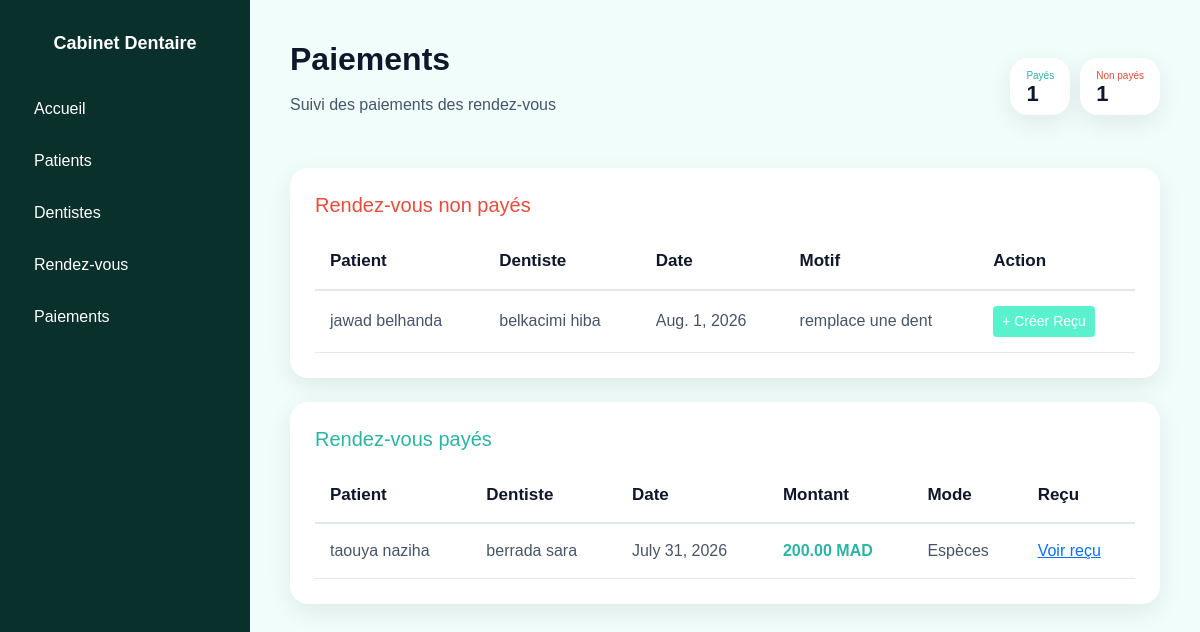
The page /paiements/ on the database its author committed.
### cabinet/models.py (models this page shows, shortened)
class Rendezvous(models.Model):
    patient = models.ForeignKey(Patient, on_delete=models.CASCADE)
    dentiste = models.ForeignKey(Dentiste, on_delete=models.CASCADE)
    date = models.DateField()
    heure = models.TimeField()
    motif = models.TextField()
    statut = models.CharField(max_length=50, default="En attente")

class Patient(models.Model):
    nom = models.CharField(max_length=100)
    prenom = models.CharField(max_length=100)
    telephone = models.CharField(max_length=20)
    email = models.EmailField()
    date_naissance = models.DateField()
    def __str__(self):
        return self.nom + " " + self.prenom

class Dentiste(models.Model):
    nom = models.CharField(max_length=100)
    specialite = models.CharField(max_length=100)
    telephone = models.CharField(max_length=20)
    email = models.EmailField()
    def __str__(self):
        return self.nom

class Recu(models.Model):
    rendezvous    = models.OneToOneField(Rendezvous, on_delete=models.CASCADE)
    montant       = models.DecimalField(max_digits=8, decimal_places=2)
    date_paiement = models.DateField(auto_now_add=True)
    mode_paiement = models.CharField(max_length=50, choices=[
        ('especes', 'Espèces'),
        ('carte', 'Carte bancaire'),
        ('virement', 'Virement'),
    ], default='especes')

### cabinet/views.py (the view)
# urls.py: path('paiements/', views.paiements, name='paiements_liste'),
def paiements(request):
    rdv_payes   = Rendezvous.objects.filter(recu__isnull=False)
    rdv_impayes = Rendezvous.objects.filter(recu__isnull=True)
    return render(request, 'cabinet/paiements.html', {
        'rdv_payes':   rdv_payes,
        'rdv_impayes': rdv_impayes,
    })

### cabinet/templates/cabinet/paiements.html
{% extends 'cabinet/base.html' %}
{% block content %}
<div class="page-header">
    <div>
        <h1 class="page-title">Paiements</h1>
        <p class="page-subtitle">Suivi des paiements des rendez-vous</p>
    </div>
    <div style="display: flex; gap: 10px;">
        <div class="table-card" style="padding: 10px 16px; display: flex; align-items: center; gap: 10px;">
            <div>
                <p style="font-size: 10px; color: #2BB3A3; font-weight: 500; margin: 0;">Payés</p>
                <p style="font-size: 22px; font-weight: 700; color: #0F172A; margin: 0; line-height: 1;">{{ rdv_payes.count }}</p>
            </div>
        </div>
        <div class="table-card" style="padding: 10px 16px; display: flex; align-items: center; gap: 10px;">
            <div>
                <p style="font-size: 10px; color: #e74c3c; font-weight: 500; margin: 0;">Non payés</p>
                <p style="font-size: 22px; font-weight: 700; color: #0F172A; margin: 0; line-height: 1;">{{ rdv_impayes.count }}</p>
            </div>
        </div>
    </div>
</div>
<div class="table-card">
    <h5 style="color: #e74c3c; margin-bottom: 1rem;"> Rendez-vous non payés</h5>
    <table class="patient-table">
        <thead>
            <tr>
                <th>Patient</th>
                <th>Dentiste</th>
                <th>Date</th>
                <th>Motif</th>
                <th>Action</th>
            </tr>
        </thead>
        <tbody>
            {% for rdv in rdv_impayes %}
            <tr>
                <td>{{ rdv.patient }}</td>
                <td>{{ rdv.dentiste }}</td>
                <td>{{ rdv.date }}</td>
                <td>{{ rdv.motif }}</td>
                <td>
                    <a href="{% url 'recu_ajouter' rdv.pk %}"
                       class="btn btn-sm text-white"
                       style="background-color: #5af2ce;">+ Créer Reçu</a>
                </td>
            </tr>
            {% empty %}
            <tr><td colspan="5">Tous les rendez-vous sont payés ✅</td></tr>
            {% endfor %}
        </tbody>
    </table>
</div>
<div class="table-card" style="margin-top: 1.5rem;">
    <h5 style="color: #2BB3A3; margin-bottom: 1rem;">Rendez-vous payés</h5>
    <table class="patient-table">
        <thead>
            <tr>
                <th>Patient</th>
                <th>Dentiste</th>
                <th>Date</th>
                <th>Montant</th>
                <th>Mode</th>
                <th>Reçu</th>
            </tr>
        </thead>
        <tbody>
            {% for rdv in rdv_payes %}
            <tr>
                <td>{{ rdv.patient }}</td>
                <td>{{ rdv.dentiste }}</td>
                <td>{{ rdv.date }}</td>
                <td style="color: #2BB3A3; font-weight: bold;">{{ rdv.recu.montant }} MAD</td>
                <td>{{ rdv.recu.get_mode_paiement_display }}</td>
                <td>
                    <a href="{% url 'recu_detail' rdv.recu.pk %}">Voir reçu</a>
                </td>
            </tr>
            {% empty %}
            <tr><td colspan="6">Aucun paiement enregistré.</td></tr>
            {% endfor %}
        </tbody>
    </table>
</div>
{% endblock %}

### cabinet/static/cabinet/css/style.css (style rules this page uses)
* { padding: 0; margin: 0; box-sizing: border-box; }
body { font-family: 'Arial', sans-serif; background-color: #F8FAFC; }
.page-title { font-size: 48px; font-weight: bold; color: #0F172A; margin-bottom: 15px; }
.page-subtitle { font-size: 22px; color: #475569; }
.page-header { display: flex; justify-content: space-between; align-items: center; margin-bottom: 35px; }
.table-card { background-color: white; padding: 25px; border-radius: 18px; box-shadow: 0 8px 25px rgba(0, 0, 0, 0.08); }
.patient-table { width: 100%; border-collapse: collapse; }
.patient-table th { text-align: left; color: #0F172A; font-size: 17px; padding: 15px; border-bottom: 2px solid #E2E8F0; }
.patient-table td { padding: 15px; color: #475569; border-bottom: 1px solid #E2E8F0; font-size: 16px; }
.page-title { font-size: 32px !important; }
.page-subtitle { font-size: 16px !important; }

### rows shown on the page
Rendezvous: patient "jawad belhanda", dentiste "belkacimi hiba", date "Aug. 1, 2026", motif "remplace une dent"
Rendezvous: patient "taouya naziha", dentiste "berrada sara", date "July 31, 2026", recu.montant "200.00", recu.mode_paiement "Espèces"

### other values the page prints
{{ rdv_payes.count }} "1"
{{ rdv_impayes.count }} "1"
